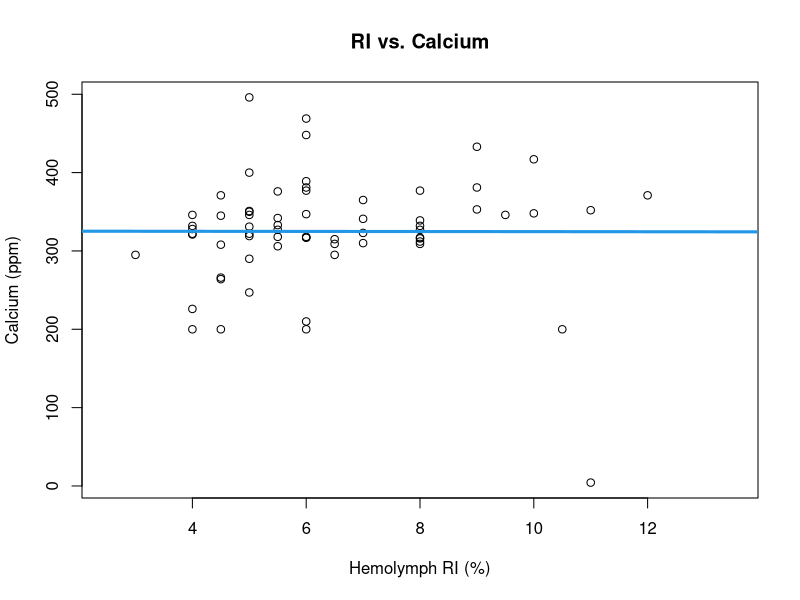
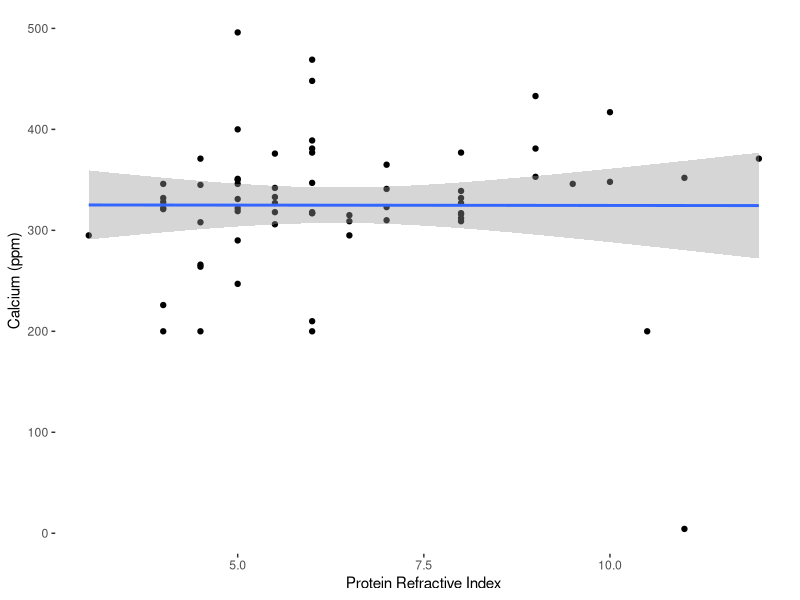
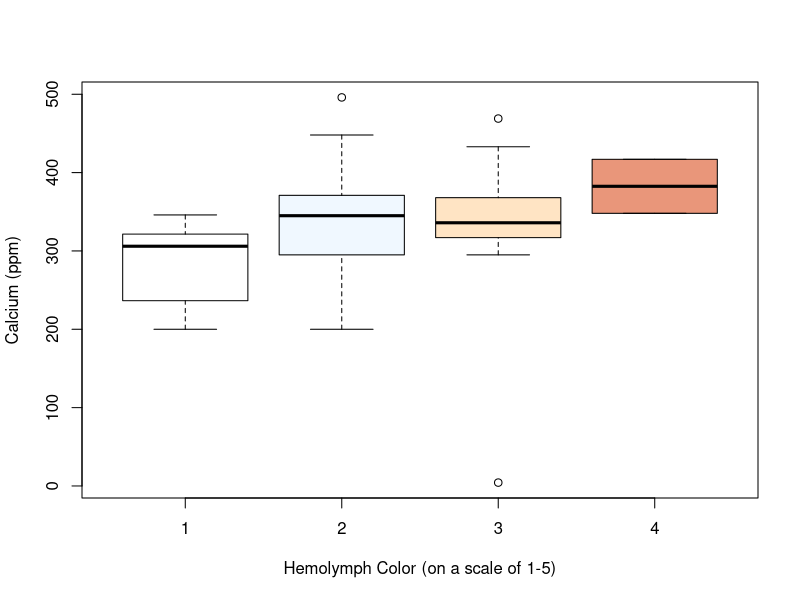
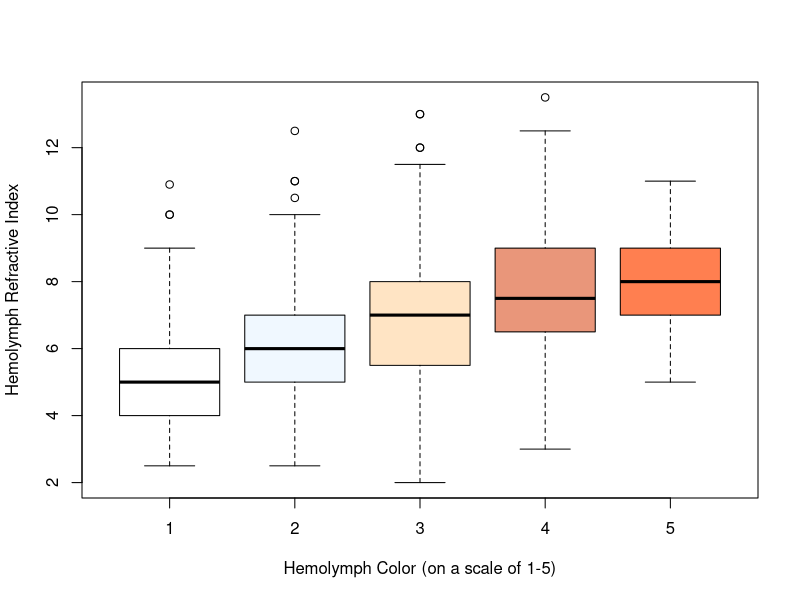

These figures' R source, in order:
## ---- chunk 1

# read in relevant documents for this data
# preliminary data used for calcium etc.
gc_dat <- read.csv("../data/prelim_gc_data.csv")

# updated with full data set 2023-01-06

gc_dat_fin <- read.csv("../data/Condo_Data_Raw_CML_WEL_1_6_23.csv")

gc_dat_fin$hemo_col <- factor(gc_dat_fin$hemo_col,
                           levels = c('1', '2', '3', '4', '5'))

gc_dat_fin$hemo_col <- as.factor(gc_dat_fin$hemo_col)

gc_dat_fin$hemo_ri <- as.numeric(gc_dat_fin$hemo_ri)

# data reclassification to avoid errors later

# libraries for data visualization
library(ggplot2)
library(dplyr)
library(gridExtra)
library(MASS)

## ---- chunk 2

plot(Ca ~ RI, data = gc_dat, main = "RI vs. Calcium",
      xlab = "Hemolymph RI (%)", ylab = "Calcium (ppm)")
abline(lm (Ca ~ RI, data = gc_dat), col = 4, lwd = 3)

# correlation plot to look at RI vs. Calcium
# doesn't appear to be a trend

## ---- chunk 3

gc_dat %>% 
        # pipes molt data into ggplot
  ggplot(aes(x = RI, y = Ca)) + 
        # populates plot with hemo ri and ca info
    geom_point() + geom_smooth(method=lm) + 
        # specifies type of plot -- linear model with 95 percent confidence
        xlab("Protein Refractive Index") + 
        ylab ("Calcium (ppm)")  +
        # renames x and y labels and title
      xlim(3, 12) + 
        # specifies x axis between 3 and 12 for more clear visualization
      theme(panel.grid.major = element_blank(),
              panel.grid.minor = element_blank(), 
              panel.background = element_blank())

## ---- chunk 4

ca_ri_mod <- lm(Ca ~ RI, data = gc_dat)
nobs(ca_ri_mod) # tells that there are 127 observations used in this model
summary(ca_ri_mod)
anova(ca_ri_mod) # standard anova
car::Anova(ca_ri_mod, type = 3) # type 3 anova for significance testing

# taken from all during molt cycle, leading to lots of variation
# pointing to trend; small r^2 due to assessing crabs at different times of
# molt cycle
## ---- chunk 5

boxplot(Ca ~ Color, data = gc_dat,
      xlab = "Hemolymph Color (on a scale of 1-5)",
      ylab = "Calcium (ppm)",
      col= c('white', 'aliceblue', 'bisque', 'darksalmon','coral'))

# appears that calcium increases as hemolymph color darkens
## ---- chunk 6

boxplot(hemo_ri ~ hemo_col, data = gc_dat_fin,
      xlab = "Hemolymph Color (on a scale of 1-5)",
      ylab = "Hemolymph Refractive Index",
      col= c('white', 'aliceblue', 'bisque', 'darksalmon','coral'),
      subset = condo_id == "WL")
## ---- chunk 7

ri_col_mod = lm(Color ~ RI + Ca + RI:Ca, data = gc_dat)
# model for analyzing the effect of ri and ca on color, as well as the
# interaction between the two

summary(ri_col_mod)
anova(ri_col_mod)
car::Anova(ri_col_mod, type = 3)

car::Anova(lm(Color ~ Ca, data = gc_dat), type = 3)
car::Anova(lm(Color ~ RI, data = gc_dat), type = 3)
# interaction model to assess whether or not hemolymph color is altered by
# the interaction between RI and Ca
## ---- chunk 8

fcol_fin <- factor(gc_dat_fin$hemo_col)
# color is on a scale of 1-5; appears as "numeric"; categorical factor

ri_col_aov_fin <- aov (hemo_ri ~ fcol_fin, data=gc_dat_fin)
summary(ri_col_aov_fin)
# type 1 aov used for Tukey test
# tests between categories: is 1 dif. than 2, etc.

TukeyHSD(ri_col_aov_fin, conf.level = 0.95) 
## ---- chunk 9

wl_col_aov_fin <- aov (hemo_ri ~ hemo_col, data=gc_dat_fin, 
                       subset = condo_id == "WL")
summary(wl_col_aov_fin)
# type 1 aov used for Tukey test
# tests between categories: is 1 dif. than 2, etc.

TukeyHSD(wl_col_aov_fin, conf.level = 0.95) 

## ---- chunk 10

fcol <- factor(gc_dat$Color)
# color is on a scale of 1-5; appears as "numeric"; categorical factor

ri_ca_aov <- aov (Ca ~ fcol, data=gc_dat)
summary(ri_ca_aov)
# type 1 aov used for Tukey test
# tests between categories: is 1 dif. than 2, etc.

TukeyHSD(ri_ca_aov, conf.level = 0.95) 
# run tukey model
# 2-1, 3-1, 4-1 are significantly different; other categories are the same
